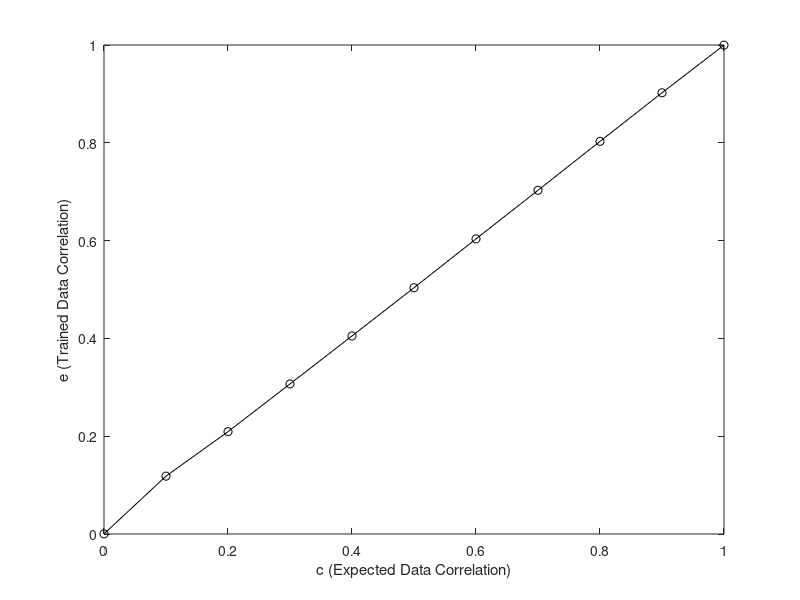

Write the MATLAB code that produced this figure.
x = [0.0, 0.1, 0.2, 0.3, 0.4, 0.5, 0.6, 0.7, 0.8, 0.9, 1.0];
y_c_mosi = [0.0003, 0.1183, 0.2093, 0.3069, 0.4050, 0.5036, 0.6035, 0.7029, 0.8029, 0.9023, 0.9997];
y_non_neg_mosi = [0.7653, 0.7896, 0.79, 0.7915, 0.8075, 0.8163, 0.7944, 0.794, 0.788, 0.7862, 0.7857];
y_neg_pos_mosi = [0.7759, 0.8003, 0.8004, 0.8024, 0.8064, 0.8277, 0.8003, 0.7994, 0.7982, 0.7979, 0.7972];
y_acc_7_mosi = [0.3965, 0.4154, 0.4256, 0.4271, 0.4358, 0.446, 0.4281, 0.425, 0.422, 0.4165, 0.4154];

y_c_mosei = [0.0007, 0.1034, 0.2017, 0.3066, 0.4052, 0.5040, 0.6034, 0.7005, 0.8004, 0.9022, 0.9996];
y_non_neg_mosei = [0.792, 0.8175, 0.8214, 0.8321, 0.8327, 0.8407, 0.8227, 0.8221, 0.819, 0.8175, 0.8173];
y_neg_pos_mosei = [0.8432, 0.8454, 0.8459, 0.8503, 0.8542, 0.8547, 0.8498, 0.8484, 0.8474, 0.847, 0.844];
y_acc_7_mosei = [0.5242, 0.5257, 0.5266, 0.527, 0.531, 0.539, 0.528, 0.526, 0.5257, 0.5255, 0.5249];


% subplot(2,2,1)
% plot(x,y_c_mosi,'k--o')
% xlabel('c')
% ylabel('e')
% 
% subplot(2,2,2)
% plot(x,y_non_neg_mosi,'g-o')
% xlabel('c')
% ylabel('Acc-2 (Neg/Non-neg)')
% 
% subplot(2,2,3)
% plot(x,y_neg_pos_mosi,'r-d')
% xlabel('c')
% ylabel('Acc-2 (Neg/Pos)')
% 
% subplot(2,2,4)
% plot(x, y_acc_7_mosi, 'b-s')
% xlabel('c')
% ylabel('Acc-7')

% plot(x,y_c_mosi,'k--o', x,y_non_neg_mosi,'k-o',x,y_neg_pos_mosi,'r-d',x, y_acc_7_mosi, 'b-s')
% subplot(2,2,1)

plot(x,y_c_mosi,'k-o')
xlabel('c (Expected Data Correlation)')
ylabel('e (Trained Data Correlation)')

% 
% plot(x,y_non_neg_mosi,'b-o',x,y_neg_pos_mosi,'r-d', x, y_acc_7_mosi, 'g-s')
% xlabel('c (Expected Data Correlation)')
% ylabel('Accuracy')
% legend('Acc-2 (Neg/Non-neg)', 'Acc-2 (Neg/Pos)', 'Acc-7')

% 
% 
% plot(x,y_neg_pos_mosei,'r-d')
% xlabel('c (Expected Correlation)')
% ylabel('Acc-2 (Neg/Pos)')
% 
% 
% plot(x, y_acc_7_mosei, 'b-s')
% xlabel('c (Expected Correlation)')
% ylabel('Acc-7')

% subplot(2,2,1)
% plot(x,y_c_mosi,'k--o')
% xlabel('c (Expected Correlation)')
% ylabel('e (Empirical Correlation)')
% 
% subplot(2,2,2)
% plot(x,y_non_neg_mosi,'g-o')
% xlabel('c (Expected Correlation)')
% ylabel('Acc-2 (Neg/Non-neg)')
% 
% subplot(2,2,3)
% plot(x,y_neg_pos_mosi,'r-d')
% xlabel('c (Expected Correlation)')
% ylabel('Acc-2 (Neg/Pos)')
% 
% subplot(2,2,4)
% plot(x, y_acc_7_mosi, 'b-s')
% xlabel('c (Expected Correlation)')
% ylabel('Acc-7')
% legend('e','Acc-2 (Neg/Non-neg)', 'Acc-2 (Neg/Pos)', 'Acc-7')